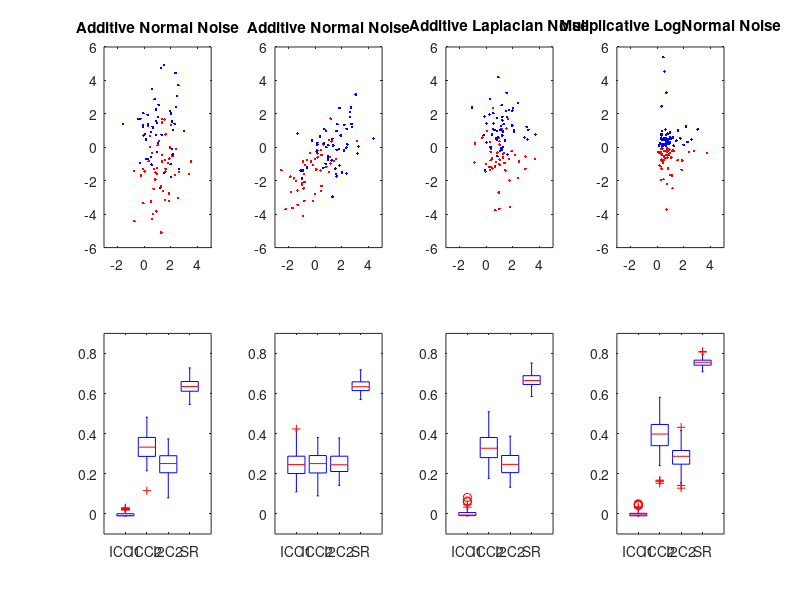

This chart was generated by the following MATLAB code:
load('simu_fig1_data')
[n,~]=size(O1);
n=n/2;
%% %%%%%%%
subplot(2,4,1)
plot(O1(1:n,1),O1(1:n,2),'.','Color','r');
hold on
plot(O1((n+1):(2*n),1),O1((n+1):(2*n),2),'.','Color','b');
ylim([-6 6]);
xlim([-3 5]);
title('Additive Normal Noise');
hold off
subplot(2,4,5)
B1(:,4)=1-B1(:,4);
boxplot(B1,'labels',{'ICC1' 'ICC2' 'I2C2' 'SR'});
ylim([-0.1 0.9]);
%% %%%%%%%
subplot(2,4,2)
plot(O2(1:n,1),O2(1:n,2),'.','Color','r');
hold on
plot(O2((n+1):(2*n),1),O2((n+1):(2*n),2),'.','Color','b');
ylim([-6 6]);
xlim([-3 5]);
title('Additive Normal Noise');
hold off
subplot(2,4,6)
B2(:,4)=1-B2(:,4);
boxplot(B2,'labels',{'ICC1' 'ICC2' 'I2C2' 'SR'});
ylim([-0.1 0.9]);
%% %%%%%%%
subplot(2,4,3)
plot(O3(1:n,1),O3(1:n,2),'.','Color','r');
hold on
plot(O3((n+1):(2*n),1),O3((n+1):(2*n),2),'.','Color','b');
ylim([-6 6]);
xlim([-3 5]);
title('Additive Laplacian Noise');
hold off
subplot(2,4,7)
B3(:,4)=1-B3(:,4);
boxplot(B3,'labels',{'ICC1' 'ICC2' 'I2C2' 'SR'});
ylim([-0.1 0.9]);

%% %%%%%%%
subplot(2,4,4)
plot(O4(1:n,1),O4(1:n,2),'.','Color','r');
hold on
plot(O4((n+1):(2*n),1),O4((n+1):(2*n),2),'.','Color','b');
ylim([-6 6]);
xlim([-3 5]);
title('Muliplicative LogNormal Noise');
hold off
subplot(2,4,8)
B4(:,4)=1-B4(:,4);
boxplot(B4,'labels',{'ICC1' 'ICC2' 'I2C2' 'SR'});
ylim([-0.1 0.9]);